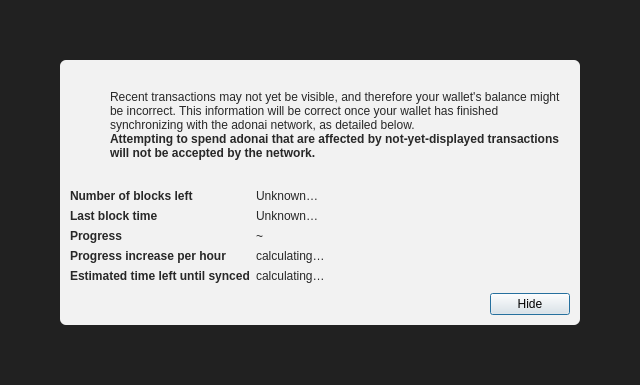
<?xml version="1.0" encoding="UTF-8"?>
<ui version="4.0">
 <class>ModalOverlay</class>
 <widget class="QWidget" name="ModalOverlay">
  <property name="geometry">
   <rect>
    <x>0</x>
    <y>0</y>
    <width>640</width>
    <height>385</height>
   </rect>
  </property>
  <property name="windowTitle">
   <string>Form</string>
  </property>
  <layout class="QVBoxLayout" name="verticalLayout" stretch="0">
   <property name="sizeConstraint">
    <enum>QLayout::SetDefaultConstraint</enum>
   </property>
   <property name="leftMargin">
    <number>0</number>
   </property>
   <property name="topMargin">
    <number>0</number>
   </property>
   <property name="rightMargin">
    <number>0</number>
   </property>
   <property name="bottomMargin">
    <number>0</number>
   </property>
   <item>
    <widget class="QWidget" name="bgWidget" native="true">
     <property name="styleSheet">
      <string notr="true">#bgWidget { background: rgba(0,0,0,220); }</string>
     </property>
     <layout class="QVBoxLayout" name="verticalLayoutMain" stretch="1">
      <property name="leftMargin">
       <number>60</number>
      </property>
      <property name="topMargin">
       <number>60</number>
      </property>
      <property name="rightMargin">
       <number>60</number>
      </property>
      <property name="bottomMargin">
       <number>60</number>
      </property>
      <item>
       <widget class="QWidget" name="contentWidget" native="true">
        <property name="styleSheet">
         <string notr="true">#contentWidget { background: rgba(255,255,255,240); border-radius: 6px; }

QLabel { color: rgb(40,40,40);  }</string>
        </property>
        <layout class="QVBoxLayout" name="verticalLayoutSub" stretch="1,0,0,0">
         <property name="spacing">
          <number>0</number>
         </property>
         <property name="leftMargin">
          <number>10</number>
         </property>
         <property name="topMargin">
          <number>10</number>
         </property>
         <property name="rightMargin">
          <number>10</number>
         </property>
         <property name="bottomMargin">
          <number>10</number>
         </property>
         <item>
          <layout class="QHBoxLayout" name="horizontalLayoutIconText" stretch="0,1">
           <property name="topMargin">
            <number>20</number>
           </property>
           <item>
            <layout class="QVBoxLayout" name="verticalLayoutIcon">
             <property name="leftMargin">
              <number>0</number>
             </property>
             <item>
              <widget class="QPushButton" name="warningIcon">
               <property name="enabled">
                <bool>false</bool>
               </property>
               <property name="text">
                <string/>
               </property>
               <property name="icon">
                <iconset>
                 <normaloff>:/icons/warning</normaloff>
                 <disabledoff>:/icons/warning</disabledoff>:/icons/warning</iconset>
               </property>
               <property name="iconSize">
                <size>
                 <width>48</width>
                 <height>48</height>
                </size>
               </property>
               <property name="flat">
                <bool>true</bool>
               </property>
              </widget>
             </item>
             <item>
              <spacer name="verticalSpacerWarningIcon">
               <property name="orientation">
                <enum>Qt::Vertical</enum>
               </property>
               <property name="sizeHint" stdset="0">
                <size>
                 <width>20</width>
                 <height>40</height>
                </size>
               </property>
              </spacer>
             </item>
            </layout>
           </item>
           <item>
            <layout class="QVBoxLayout" name="verticalLayoutInfoText">
             <property name="leftMargin">
              <number>0</number>
             </property>
             <property name="topMargin">
              <number>0</number>
             </property>
             <item>
              <widget class="QLabel" name="infoText">
               <property name="text">
                <string>Recent transactions may not yet be visible, and therefore your wallet's balance might be incorrect. This information will be correct once your wallet has finished synchronizing with the adonai network, as detailed below.</string>
               </property>
               <property name="textFormat">
                <enum>Qt::RichText</enum>
               </property>
               <property name="wordWrap">
                <bool>true</bool>
               </property>
              </widget>
             </item>
             <item>
              <widget class="QLabel" name="infoTextStrong">
               <property name="font">
                <font>
                 <weight>75</weight>
                 <bold>true</bold>
                </font>
               </property>
               <property name="text">
                <string>Attempting to spend adonai that are affected by not-yet-displayed transactions will not be accepted by the network.</string>
               </property>
               <property name="textFormat">
                <enum>Qt::RichText</enum>
               </property>
               <property name="wordWrap">
                <bool>true</bool>
               </property>
              </widget>
             </item>
             <item>
              <spacer name="verticalSpacerInTextSpace">
               <property name="orientation">
                <enum>Qt::Vertical</enum>
               </property>
               <property name="sizeHint" stdset="0">
                <size>
                 <width>20</width>
                 <height>40</height>
                </size>
               </property>
              </spacer>
             </item>
            </layout>
           </item>
          </layout>
         </item>
         <item>
          <spacer name="verticalSpacerAfterText">
           <property name="orientation">
            <enum>Qt::Vertical</enum>
           </property>
           <property name="sizeHint" stdset="0">
            <size>
             <width>20</width>
             <height>40</height>
            </size>
           </property>
          </spacer>
         </item>
         <item>
          <layout class="QFormLayout" name="formLayout">
           <property name="fieldGrowthPolicy">
            <enum>QFormLayout::FieldsStayAtSizeHint</enum>
           </property>
           <property name="horizontalSpacing">
            <number>6</number>
           </property>
           <property name="verticalSpacing">
            <number>6</number>
           </property>
           <property name="topMargin">
            <number>10</number>
           </property>
           <item row="0" column="0">
            <widget class="QLabel" name="labelNumberOfBlocksLeft">
             <property name="font">
              <font>
               <weight>75</weight>
               <bold>true</bold>
              </font>
             </property>
             <property name="text">
              <string>Number of blocks left</string>
             </property>
            </widget>
           </item>
           <item row="0" column="1">
            <widget class="QLabel" name="numberOfBlocksLeft">
             <property name="text">
              <string>Unknown…</string>
             </property>
            </widget>
           </item>
           <item row="1" column="0">
            <widget class="QLabel" name="labelLastBlockTime">
             <property name="font">
              <font>
               <weight>75</weight>
               <bold>true</bold>
              </font>
             </property>
             <property name="text">
              <string>Last block time</string>
             </property>
            </widget>
           </item>
           <item row="1" column="1">
            <widget class="QLabel" name="newestBlockDate">
             <property name="sizePolicy">
              <sizepolicy hsizetype="Maximum" vsizetype="Preferred">
               <horstretch>0</horstretch>
               <verstretch>0</verstretch>
              </sizepolicy>
             </property>
             <property name="text">
              <string>Unknown…</string>
             </property>
            </widget>
           </item>
           <item row="2" column="0">
            <widget class="QLabel" name="labelSyncDone">
             <property name="font">
              <font>
               <weight>75</weight>
               <bold>true</bold>
              </font>
             </property>
             <property name="text">
              <string>Progress</string>
             </property>
            </widget>
           </item>
           <item row="2" column="1">
            <layout class="QHBoxLayout" name="horizontalLayoutSync" stretch="0,1">
             <item>
              <widget class="QLabel" name="percentageProgress">
               <property name="text">
                <string notr="true">~</string>
               </property>
              </widget>
             </item>
            </layout>
           </item>
           <item row="4" column="0">
            <widget class="QLabel" name="labelProgressIncrease">
             <property name="font">
              <font>
               <weight>75</weight>
               <bold>true</bold>
              </font>
             </property>
             <property name="text">
              <string>Progress increase per hour</string>
             </property>
            </widget>
           </item>
           <item row="4" column="1">
            <widget class="QLabel" name="progressIncreasePerH">
             <property name="text">
              <string>calculating…</string>
             </property>
            </widget>
           </item>
           <item row="5" column="0">
            <widget class="QLabel" name="labelEstimatedTimeLeft">
             <property name="font">
              <font>
               <weight>75</weight>
               <bold>true</bold>
              </font>
             </property>
             <property name="text">
              <string>Estimated time left until synced</string>
             </property>
            </widget>
           </item>
           <item row="5" column="1">
            <widget class="QLabel" name="expectedTimeLeft">
             <property name="text">
              <string>calculating…</string>
             </property>
            </widget>
           </item>
          </layout>
         </item>
         <item>
          <layout class="QHBoxLayout" name="horizontalLayoutButtons">
           <property name="leftMargin">
            <number>10</number>
           </property>
           <property name="topMargin">
            <number>10</number>
           </property>
           <item>
            <spacer name="horizontalSpacer">
             <property name="orientation">
              <enum>Qt::Horizontal</enum>
             </property>
             <property name="sizeHint" stdset="0">
              <size>
               <width>40</width>
               <height>20</height>
              </size>
             </property>
            </spacer>
           </item>
           <item>
            <widget class="QPushButton" name="closeButton">
             <property name="text">
              <string>Hide</string>
             </property>
             <property name="shortcut">
              <string>Esc</string>
             </property>
             <property name="focusPolicy">
              <enum>Qt::StrongFocus</enum>
             </property>
             <property name="default">
              <bool>true</bool>
             </property>
            </widget>
           </item>
          </layout>
         </item>
        </layout>
       </widget>
      </item>
     </layout>
    </widget>
   </item>
  </layout>
 </widget>
 <resources/>
 <connections/>
</ui>
